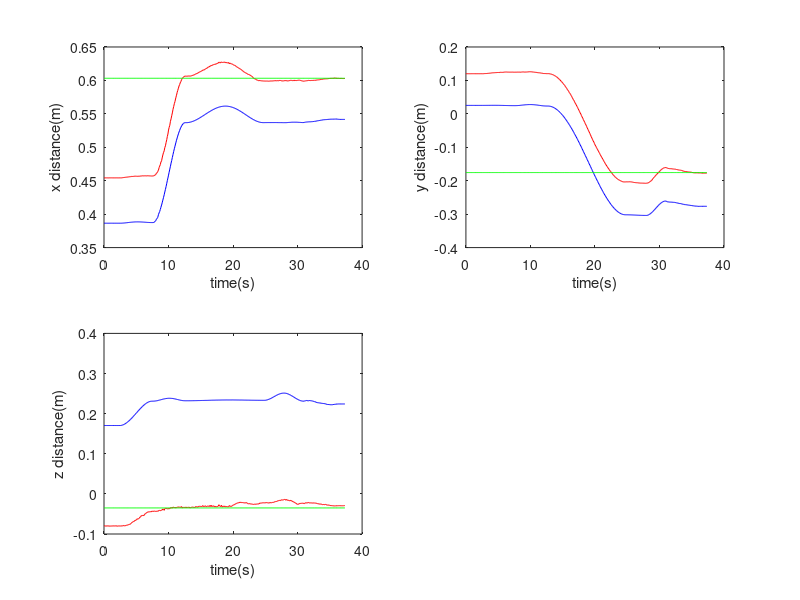

Write MATLAB code to recreate this figure. (Note: this script raises an error after producing the figure.)
load aim_point_2_20180829.txt;
sec = aim_point_2_20180829(:,1);
aim_x = aim_point_2_20180829(:,2);
aim_y = aim_point_2_20180829(:,3);
aim_z = aim_point_2_20180829(:,4);

load arm_end_point_20180829.txt;
arm_x = arm_end_point_20180829(:,2);
arm_y = arm_end_point_20180829(:,3);
arm_z = arm_end_point_20180829(:,4);

box_x=0.6032*exp(sec-sec);
box_y=-0.1756*exp(sec-sec);
box_z=-0.035*exp(sec-sec);
figure(2);
subplot(2,2,1);
plot(sec, arm_x,'-b',sec, aim_x,'-r',sec,box_x,'g');

xlabel('time(s)');
ylabel('x distance(m)');
subplot(2,2,2);
plot(sec, arm_y,'-b',sec, aim_y,'-r',sec,box_y,'g');
xlabel('time(s)');
ylabel('y distance(m)');

subplot(2,2,3);
plot(sec, arm_z,'-b',sec, aim_z,'-r',sec,box_z,'g');
xlabel('time(s)');
ylabel('z distance(m)');
legend('arm','parper','box');

